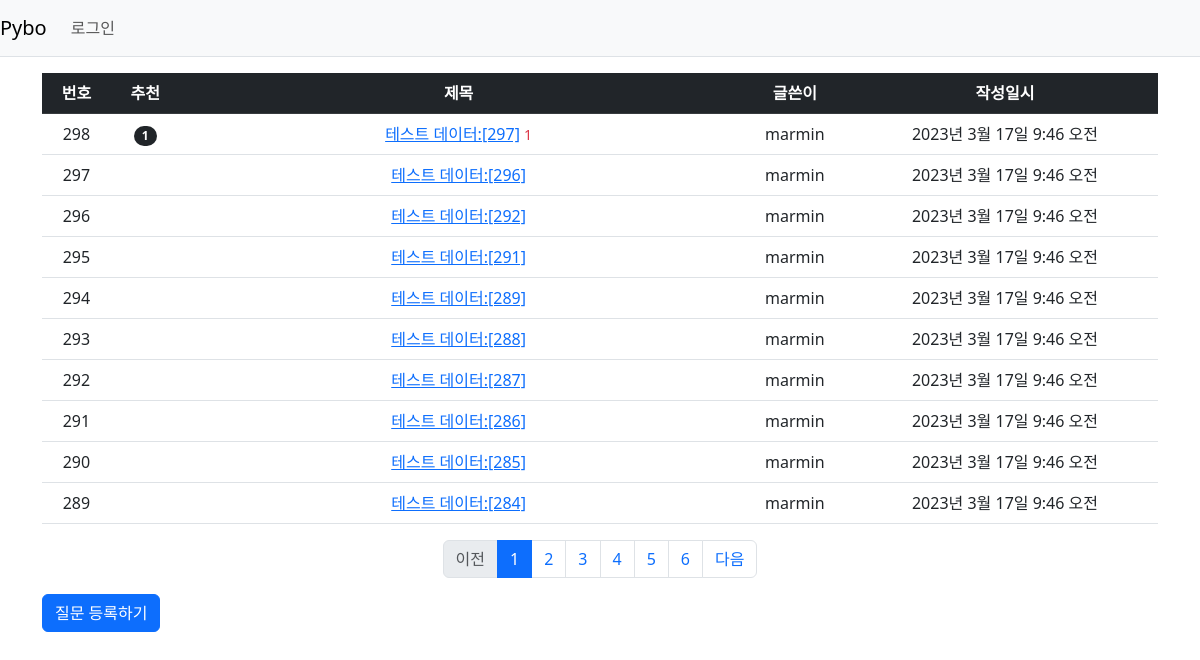
Screenshot of /pybo/ with the database file from the repository.
### pybo/models.py (models this page shows, shortened)
class Question(models.Model):
    subject = models.CharField(max_length=200)
    content = models.TextField()
    create_date = models.DateTimeField()
    author = models.ForeignKey(User, on_delete=models.CASCADE
                               , related_name='author_question')
    modify_date = models.DateTimeField(null=True, blank=True)
    voter = models.ManyToManyField(User, related_name='voter_question')

### pybo/views/base_views.py (the view)
# urls.py: path('',base_views.index, name='index'),
def index(request):
    page = request.GET.get('page','1') # 페이지
    question_list = Question.objects.order_by('-create_date')
    paginator = Paginator(question_list,10) # 페이지 당 10개씩 요청
    page_obj = paginator.get_page(page)
    context = {'question_list': page_obj}
    return render(request,'pybo/question_list.html',context)

### pybo/templatetags/pybo_filter.py (called while the page is built)
@register.filter
def sub(value, arg):
    return value - arg

### templates/pybo/question_list.html
{% extends 'base.html' %}
{% load pybo_filter %}
{% block content %}
<div class="container my-3">
    <table class="table">
        <thead>
        <tr class="table-dark text-center">
            <th>번호</th>
            <th>추천</th>
            <th style="width:50%">제목</th>
            <th>글쓴이</th>
            <th>작성일시</th>
        </tr>
        </thead>
        <tbody>
        {% if question_list %}
        {% for question in question_list %}
        <tr class="text-center">
            <td>{{ question_list.paginator.count|sub:question_list.start_index|sub:forloop.counter0|add:1 }}</td>
            <td>
                {% if question.voter.all.count > 0 %}
                <span class="badge rounded-pill bg-dark px-2 py-1">
                    {{ question.voter.all.count }}
                </span>
                {% endif %}
            </td>
            <td class="text-left">
                <a href="{% url 'pybo:detail' question.id %}">{{question.subject}}</a>
                {% if question.answer_set.count > 0 %}
                <span class="text-danger small ml-2">
                    {{ question.answer_set.count }}
                </span>
                {% endif %}
            </td>
            <td>{{ question.author.username }}</td>
            <td>{{question.create_date}}</td>
        </tr>
        {% endfor %}
        {% else %}
        <tr>
            <td colspan="3"> 질문이 없습니다.</td>
        </tr>
        {% endif %}
        </tbody>
    </table>
    <ul class="pagination justify-content-center">
        {% if question_list.has_previous %}
        <li class="page-item">
            <a class="page-link"
               href="?page={{question_list.previous_page_number}}">이전</a>
        </li>
        {% else %}
        <li class="page-item disabled">
            <a class="page-link" tabindex="-1" aria-disabled="true" href="#">이전</a>
        </li>
            {% endif %}
        {% for page_number in question_list.paginator.page_range %}
  {% if page_number >= question_list.number|add:-5 and page_number <= question_list.number|add:5 %}
    {% if page_number == question_list.number %}
        <li class="page-item active" aria-current="page">
                <a class="page-link" href="?page={{ page_number }}">{{ page_number }}</a>
        </li>
        {% else %}
        <li class="page-item">
            <a class="page-link" href="?page={{ page_number }}">
                {{ page_number }}
            </a>
        </li>
        {% endif %}
        {% endif %}
        {% endfor %}
        {% if question_list.has_next %}
        <li class="page-item">
            <a class="page-link"
               href="?page={{ question_list.next_page_number }}">다음</a>
        </li>
        {% else %}
        <li class="page-item disabled">
            <a class="page-link"
               tabindex="-1" aria-disabled="true" href="#">다음</a>
        </li>
        {% endif %}
    </ul>
    <a href="{% url 'pybo:question_create' %}" class="btn btn-primary">
        질문 등록하기
    </a>
</div>
{% endblock %}

### rows the page displays
Question: paginator.count|sub "298", voter.all.count "1", subject "테스트 데이터:[297]", answer_set.count "1", author.username "marmin", create_date "2023년 3월 17일 9:46 오전"
Question: paginator.count|sub "297", subject "테스트 데이터:[296]", author.username "marmin", create_date "2023년 3월 17일 9:46 오전"
Question: paginator.count|sub "296", subject "테스트 데이터:[292]", author.username "marmin", create_date "2023년 3월 17일 9:46 오전"
Question: paginator.count|sub "295", subject "테스트 데이터:[291]", author.username "marmin", create_date "2023년 3월 17일 9:46 오전"
Question: paginator.count|sub "294", subject "테스트 데이터:[289]", author.username "marmin", create_date "2023년 3월 17일 9:46 오전"
Question: paginator.count|sub "293", subject "테스트 데이터:[288]", author.username "marmin", create_date "2023년 3월 17일 9:46 오전"
Question: paginator.count|sub "292", subject "테스트 데이터:[287]", author.username "marmin", create_date "2023년 3월 17일 9:46 오전"
Question: paginator.count|sub "291", subject "테스트 데이터:[286]", author.username "marmin", create_date "2023년 3월 17일 9:46 오전"
Question: paginator.count|sub "290", subject "테스트 데이터:[285]", author.username "marmin", create_date "2023년 3월 17일 9:46 오전"
Question: paginator.count|sub "289", subject "테스트 데이터:[284]", author.username "marmin", create_date "2023년 3월 17일 9:46 오전"

### other values shown
{{ page_number }} "1"
{{ page_number }} "2" "3" "4" "5" "6"
